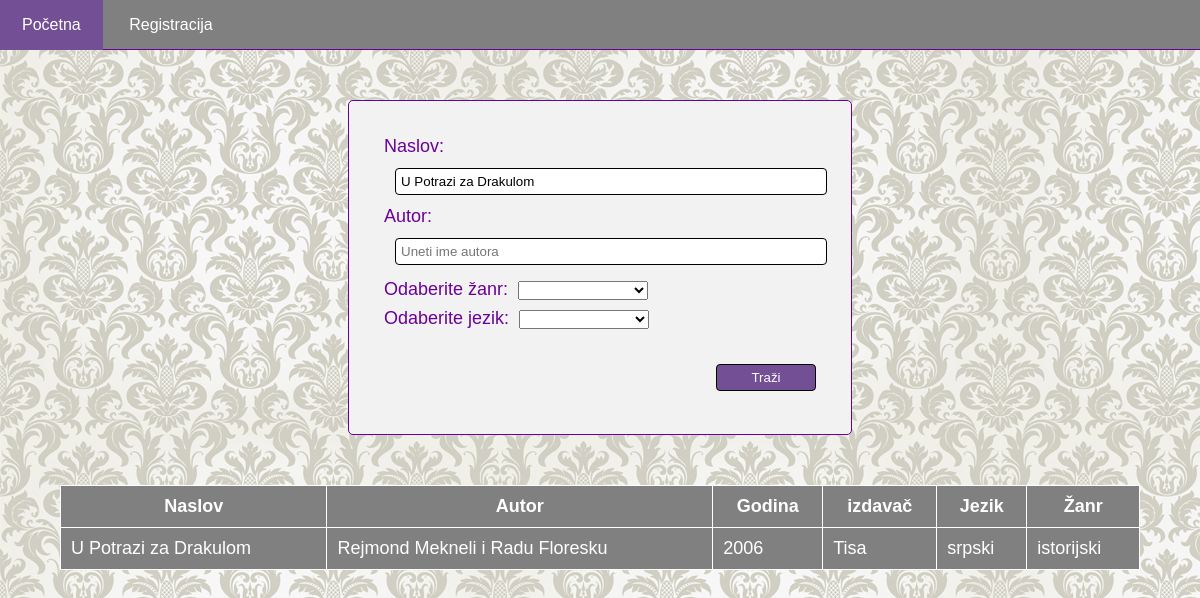
Page /search.php?title=U Potrazi za Drakulom on the committed database.
### tables this page shows
CREATE TABLE `knjige` (
  `id` int(11) NOT NULL,
  `naslov` varchar(100) NOT NULL,
  `autor` varchar(100) NOT NULL,
  `godina` varchar(10) NOT NULL,
  `izdavac` varchar(30) NOT NULL,
  `jezik` int(10) NOT NULL,
  `zanrovi` int(10) NOT NULL
);

CREATE TABLE `jezik` (
  `id` int(11) NOT NULL,
  `jezici` varchar(20) NOT NULL
);

CREATE TABLE `zanr` (
  `id` int(11) NOT NULL,
  `naziv_zanra` varchar(50) NOT NULL
);

### search.php (the view, shortened to what this page needs)
<?php
require_once 'header.php';
$db = new DB();
$conn = $db->getConnection();
$sql = "SELECT * FROM zanr";
$result = $conn->query($sql);
$genre = $result->fetchall(PDO::FETCH_ASSOC);
$sql = "SELECT * FROM jezik";
$result = $conn->query($sql);
$language = $result->fetchall(PDO::FETCH_ASSOC);
?>
<div id="search">
<form method="get" action="<?php echo $_SERVER['PHP_SELF']; ?>">
     Naslov: <input type="text" name="title" placeholder="Uneti naslov za pretragu" value="<?php if(!empty($_GET['title'])) echo $_GET['title']; ?>"><br>
      Autor: <input type="text" name="author" placeholder="Uneti ime autora" value="<?php if(!empty($_GET['author'])) echo $_GET['author']; ?>"><br>
      Odaberite žanr:
      	<select name="genre">
		<option value=""> </option>
		       <?php foreach($genre as $g)
		         if($_GET['genre'] === $g['id']) :
		                 echo "<option value='" . $g['id'] . "'selected> " . $g['naziv_zanra'] . "</option>";
                 else :
		                 echo "<option value='" . $g['id'] . "'> " . $g['naziv_zanra'] . "</option>";
		         endif;
		        ?>
      </select><br>
      Odaberite jezik:
    <select name="lang">
    	<option value=""></option>
    		   <?php foreach($language as $l)
		         if($_GET['language'] === $l['id']) :
		                 echo "<option value='" . $l['id'] . "'selected> " . $l['jezici'] . "</option>";
                 else :
		                 echo "<option value='" . $l['id'] . "'> " . $l['jezici'] . "</option>";
		         endif;
		        ?>
    	</select><br>
      <input type="submit" value="Traži">
</form>
</div>
<?php
try{
            $sql = "SELECT kn.naslov, kn.autor, kn.godina, kn.izdavac, j.jezici , z.naziv_zanra
			FROM knjige as kn
			LEFT JOIN jezik as j ON kn.jezik = j.id
			LEFT JOIN zanr as z on kn.zanrovi = z.id ";
			if(isset($_GET['title']) && strlen($_GET['title']) > 0 ){
				$title = $_GET['title'];
				$sql .= " WHERE naslov LIKE '%$title%'";
			}
			 $result = $conn->query($sql);
			 if ( $result->rowCount() > 0 ){
				 echo "<table border=1><tr><th>Naslov</th><th>Autor</th><th>Godina</th><th>izdavač</th><th>Jezik</th><th> Žanr</th></tr>";
				 foreach ($result as $row){
						echo "<tr>";
							echo "<td>". $row['naslov'] . "</td>";
							echo "<td>". $row['autor'] . "</td>";
							echo "<td>". $row['godina'] . "</td>";
							echo "<td>". $row['izdavac'] . "</td>";
							echo "<td>". $row['jezici'] . "</td>";
							echo "<td>". $row['naziv_zanra'] . "</td>";
				}
				 echo "</table>";
				 echo "<br>";
				}
			 else
				 echo "<p>U bazi nema podataka koji odgovaraju traženom kriterijumu, molimo Vas pokušajte ponovo!</p>";
		}
		catch(PDOException $e)
		{
			echo "Bezuspesna konekcija: " . $e->getMessage();
		}
require_once 'footer.php';
?>

### css/style.css (style rules this page uses)
* { margin: 0; padding: 0; box-sizing: border-box; }
body { background-image: url('images/pozadina5.jpg'); font-family: Arial, Helvetica, sans-serif; }
input[type="text"] { border: 1px solid black; border-radius: 4px; display: inline-block; margin: 11px; text-indent: 5px; line-height: 25px; width: 100%; }
#search { border: 1px solid #6b0099; border-radius: 5px; width: 42%; height: 335px; margin: 50px auto; background-color: #f2f2f2; padding: 35px; color: #6b0099; font-size: 18px; }
#search select { width: 30%; margin: 5px; }
#search input[type="submit"] { background-color: #734F96; border: 1px solid black; border-radius: 4px; color: #fff; width: 100px; padding: 5px 10px; margin-top: 30px; float: right; }
table { border-collapse: collapse; margin: 50px auto; width: 90%; border: 1px solid #fff; }
table tr { background-color: #808080; color: #fff; }
table td,th { padding: 10px; font-size: 18px; }

### rows in the picture
knjige: naslov "U Potrazi za Drakulom", autor "Rejmond Mekneli i Radu Floresku", godina "2006", izdavac "Tisa", jezik.jezici "srpski", zanrovi.naziv_zanra "istorijski"
